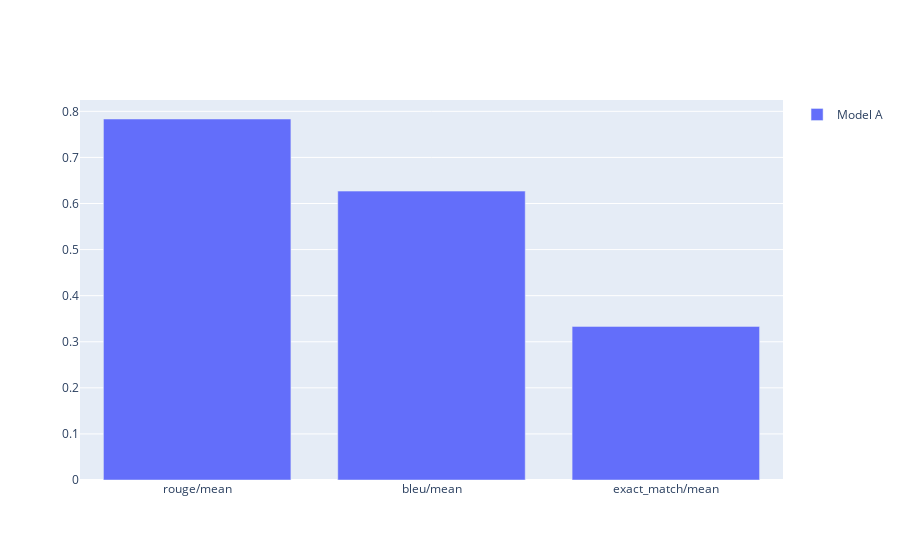

Here is the notebook cell this chart was saved with:
### Code cell
notebook_utils.display_bar_plot(
    referenced_eval_results,
    metrics=[
        "rouge",
        "bleu",
        "exact_match",
    ],
)

### Figure 1 — Plotly figure (JSON) as saved in the notebook; plotly's stock layout.template omitted (floating-point values rounded to 4 significant figures)
{"data": [{"name": "Model A", "type": "bar", "x": ["rouge/mean", "bleu/mean", "exact_match/mean"], "y": [0.7834, 0.6269, 0.3333]}], "layout": {"autosize": true, "barmode": "group", "showlegend": true, "xaxis": {"autorange": true, "range": [-0.5, 2.5], "type": "category"}, "yaxis": {"autorange": true, "range": [0, 0.8246], "type": "linear"}}}
